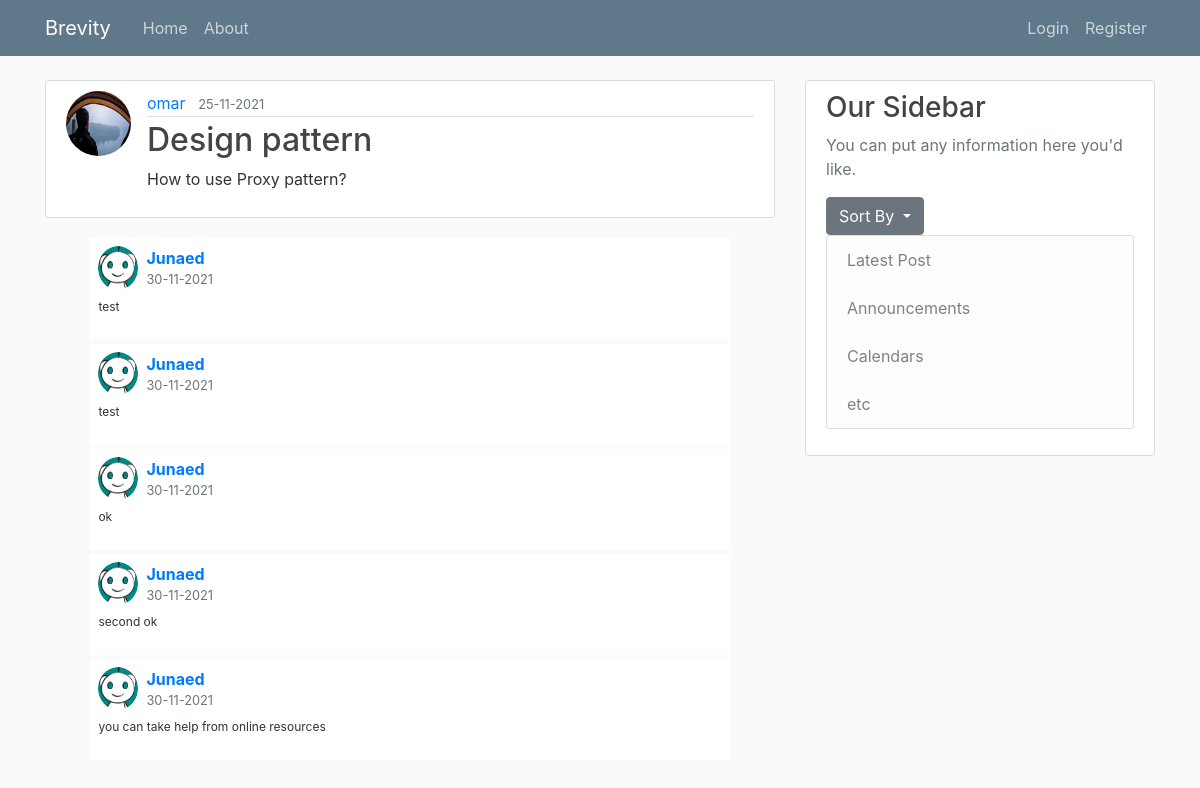
/post/1, run on the app's committed database.
### brevity/models.py (models this page shows, shortened)
class User(db.Model, UserMixin):
    id = db.Column(db.Integer, primary_key=True)
    username = db.Column(db.String(20), unique=True, nullable=False)
    email = db.Column(db.String(120), unique=True, nullable=False)
    image_file = db.Column(db.String(20), nullable=False, default='default.jpg')
    password = db.Column(db.String(60), nullable=False)
    posts = db.relationship('Post', backref='author', lazy=True)                    #By default SQLAlchemy guess the relationship to be one to many as posts returns a list of post.
    commented = db.relationship('Comment', backref='author', lazy=True)

class Post(db.Model):
    id = db.Column(db.Integer, primary_key=True)
    title = db.Column(db.String(100), nullable=False)
    date_posted = db.Column(db.DateTime, nullable=False, default=datetime.utcnow)
    content = db.Column(db.Text, nullable=False)
    user_id = db.Column(db.Integer, db.ForeignKey('user.id'), nullable=False)
    comments = db.relationship('Comment', backref='post', lazy=True)

class Comment(db.Model):
    id = db.Column(db.Integer, primary_key = True)
    date_posted = db.Column(db.DateTime, nullable=False, default=datetime.utcnow)
    content = db.Column(db.Text, nullable=False)
    user_id = db.Column(db.Integer, db.ForeignKey('user.id'))
    post_id = db.Column(db.Integer, db.ForeignKey('post.id'))

### brevity/posts/routes.py (the view)
@posts.route("/post/<int:post_id>", methods=['GET', 'POST'])            #'int:' imposes that post_id must be int.
def post(post_id):
    form = CommentForm()
    post = Post.query.get_or_404(post_id)                               #get(id) is used to query the db through Primary key.
    comments = Comment.query.filter_by(post_id = post_id)
    if form.validate_on_submit():
        comment = Comment(content=form.content.data, author=current_user, post_id=post_id)
        db.session.add(comment)
        db.session.commit()
        flash('Your comment has been posted', 'success')
        return redirect(url_for('posts.post', post_id=post.id))
    return render_template('post.html', title="post.title",form = form, post=post, comments = comments)

### brevity/templates/post.html (shortened to what this page needs)
{% extends "layout.html" %}
{% block content %}
    <article class="media content-section">
        <img class="rounded-circle article-img" src="{{ url_for('static', filename = 'profile_pics/' + post.author.image_file)}}">
        <div class="media-body">
            <div class="article-metadata">
                <a class="mr-2" href="{{ url_for('users.user_posts', username=post.author.username) }}">{{ post.author.username }}</a>
                <small class="text-muted">{{ post.date_posted.strftime('%d-%m-%Y') }}</small>
            </div>
            <h2 class="article-title">{{ post.title }}</h2>
            <p class="article-content">{{ post.content }}</p>
        </div>
    </article>
    {% for comment in comments %}
    <div class="container mt-1">
        <div class="d-flex justify-content-center row">
            <div class="col-md-11">
                <div class="d-flex flex-column comment-section">
                    <div class="bg-white p-2">
                        <div class="d-flex flex-row user-info"><img class="rounded-circle" src="{{ url_for('static', filename = 'profile_pics/' + comment.author.image_file)}}" width="40">
                            <div class="d-flex flex-column justify-content-start ml-2"><span class="d-block font-weight-bold name">{{comment.author.username}}</span><small class="text-muted">{{comment.date_posted.strftime('%d-%m-%Y')}}</small></div>
                        </div>
                        <div class="mt-2">
                            <p class="comment-text">{{comment.content}}</p>
                        </div>
                    </div>
                </div>
            </div>
        </div>
    </div>
    {% endfor %}
{% endblock content %}

### brevity/static/main.css (style rules this page uses)
body { background: #fafafa; color: #333333; margin-top: 5rem; }
h1, h2, h3, h4, h5, h6 { color: #444444; }
.content-section { background: #ffffff; padding: 10px 20px; border: 1px solid #dddddd; border-radius: 3px; margin-bottom: 20px; }
.article-title { color: #444444; }
.article-content { white-space: pre-line; }
.article-img { height: 65px; width: 65px; margin-right: 16px; }
.article-metadata { padding-bottom: 1px; margin-bottom: 4px; border-bottom: 1px solid #e3e3e3 }
.comment-text { font-size: 12px }
.name { color: #007bff }

### data on the page
User: image_file (picture), author.username "omar"
Post: date_posted "25-11-2021", title "Design pattern", content "How to use Proxy pattern?"
Comment: image_file (placeholder picture), author.username "Junaed", date_posted "30-11-2021", content "test"
Comment: image_file (placeholder picture), author.username "Junaed", date_posted "30-11-2021", content "test"
Comment: image_file (placeholder picture), author.username "Junaed", date_posted "30-11-2021", content "ok"
Comment: image_file (placeholder picture), author.username "Junaed", date_posted "30-11-2021", content "second ok"
Comment: image_file (placeholder picture), author.username "Junaed", date_posted "30-11-2021", content "you can take help from online resources"
